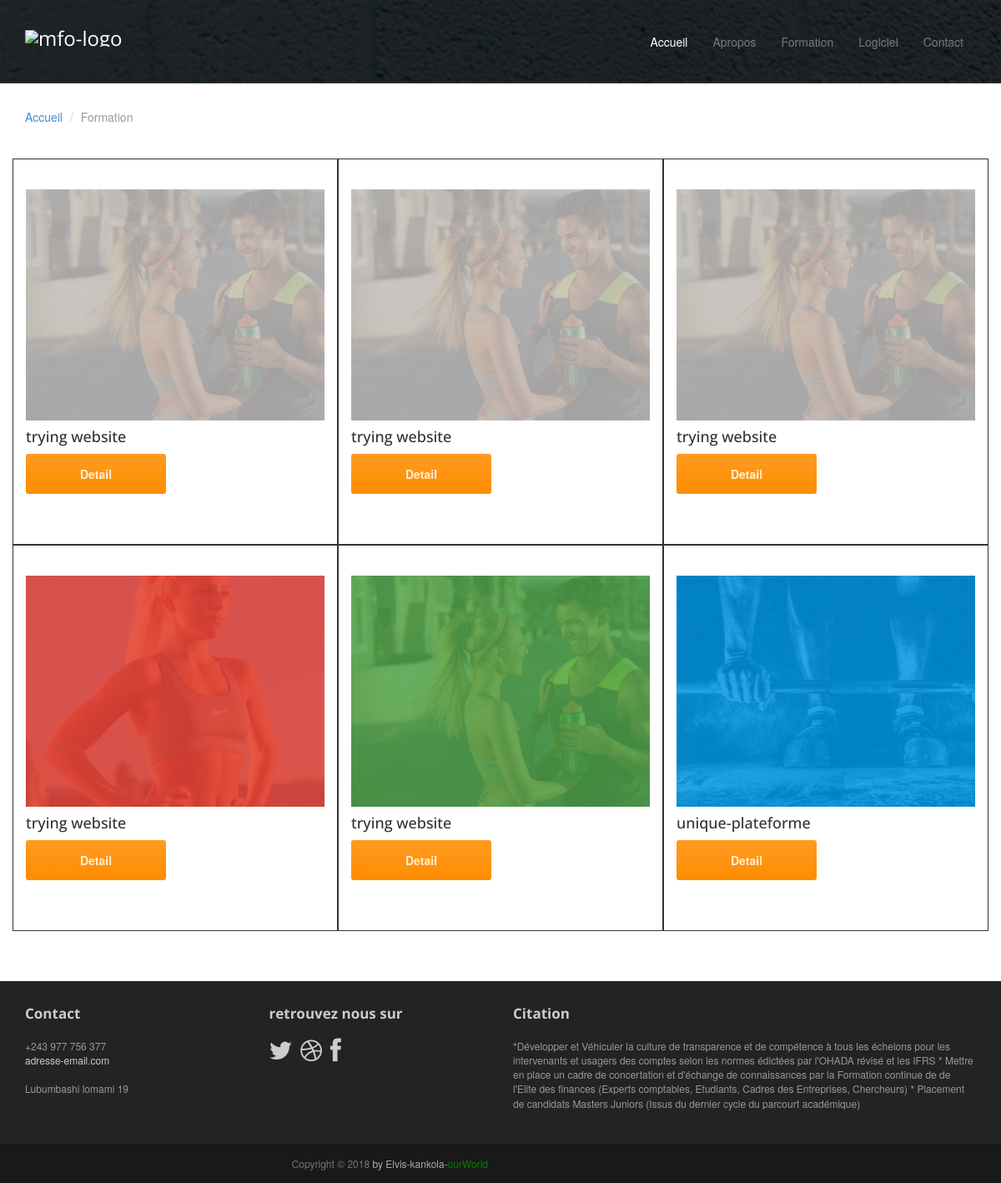
The page /index.php/welcome/formation on the database its author committed.
### tables this page shows
CREATE TABLE `mfo_formation` (
  `id_formation` int(11) NOT NULL,
  `titre_formation` varchar(255) NOT NULL,
  `description_formation` text NOT NULL,
  `file_formation` varchar(255) NOT NULL
);

### application/controllers/Welcome.php (called while the page is built, shortened)
<?php
class Welcome extends CI_Controller {
	public function formation(){
		$data['form'] = $this->main_model->Get_All_Formation();
		$this->load->view('formation',$data);
	}
}

### index.php (called while the page is built, shortened)
<?php
require_once BASEPATH.'core/CodeIgniter.php';

### application/models/Main_model.php (called while the page is built, shortened)
<?php
    class Main_model extends CI_Model {
        private $table_formation = 'mfo_formation';
        public function Get_All_Formation(){
            return $this->db->select()->order_by('id_formation','desc')->get($this->table_formation)->result();
        }
    }

### application/views/formation.php (the view, shortened to what this page needs)
<!DOCTYPE html>
<html lang="en"><head>
	<link rel="stylesheet" href="<?php echo base_url('assets/css/bootstrap.min.css');?>">
	<link rel="stylesheet" href="<?php echo base_url('assets/css/font-awesome.min.css');?>">
	<link rel="stylesheet" href="<?php echo base_url('assets/css/bootstrap-theme.css');?>" media="screen" >
	<link rel="stylesheet" href="<?php echo base_url('assets/css/main.css');?>">
</head>
<body>
	<div class="navbar navbar-inverse navbar-fixed-top headroom" >
            <div class="container">
                <div class="navbar-header">
                    <a class="navbar-brand" href="<?php echo base_url();?>"><img src="<?php echo base_url('assets/images/logo.png');?>" alt="mfo-logo"></a>
                </div>
                <div class="navbar-collapse collapse">
					<ul class="nav navbar-nav pull-right">
						<li class="active"><a href="<?php echo base_url();?>">Accueil</a></li>
						<li><a href="<?php echo base_url('index.php/welcome/apropos');?>">Apropos</a></li>
						<li>
							<a href="<?php echo base_url('index.php/welcome/formation');?>">Formation</a>
						</li>
						<li>
							<a href="<?php echo base_url('index.php/welcome/application');?>">Logiciel</a>
						</li>
						<li><a href="<?php echo base_url('index.php/welcome/contact');?>">Contact</a></li>
					</ul>
                </div>
            </div>
		</div>
	<?php if($form):?>
	<header id="head" class="secondary"></header>
	<div class="container">
		<ol class="breadcrumb">
			<li><a href="index.html">Accueil</a></li>
            <li class="active">Formation</li>
		</ol><br><br>
		<div class="row">
			<?php foreach($form as $value):?>
			<aside class="col-md-4 sidebar sidebar-left">
				<div class="row widget">
					<div class="col-xs-12">
						<p><img src="<?php echo base_url($value->file_formation);?>" alt=""></p>
						<h4><?php echo $value->titre_formation;?></h4>
						<p><a href="<?php echo base_url('index.php/welcome/detail_formation/').$value->id_formation;?>" class="btn btn-action btn-lg" role="button" >Detail</a></p>
					</div>
				</div>
			</aside>
			<?php endforeach?>
		</div>
	</div>
	<?php else:?>
		<h2 style="text-align:center;"> Pas de Formation</h2>
	<?php endif?>
	<footer id="footer" class="top-space">
			<div class="footer1">
				<div class="container">
					<div class="row">
						<div class="col-md-3 widget">
							<h3 class="widget-title">Contact</h3>
							<div class="widget-body">
								<p>+243 977 756 377<br>
									<a href="mailto:#">adresse-email.com</a><br>
									<br>
									Lubumbashi lomami 19
								</p>
							</div>
						</div>
						<div class="col-md-3 widget">
							<h3 class="widget-title">retrouvez nous sur</h3>
							<div class="widget-body">
								<p class="follow-me-icons">
									<a href=""><i class="fa fa-twitter fa-2"></i></a>
									<a href=""><i class="fa fa-dribbble fa-2"></i></a>
									<a href=""><i class="fa fa-facebook fa-2"></i></a>
								</p>
							</div>
						</div>
						<div class="col-md-6 widget">
							<h3 class="widget-title">Citation</h3>
							<div class="widget-body">
								<p>
									*Développer et Véhiculer la culture de transparence et de compétence à tous les échelons pour les
									intervenants et usagers des comptes selon les normes édictées par l'OHADA révisé et les IFRS
									* Mettre en place un cadre de concertation et d'échange de connaissances par la Formation continue de
									de l'Elite des finances (Experts comptables, Etudiants, Cadres des Entreprises, Chercheurs)
									* Placement de candidats Masters Juniors (Issus du dernier cycle du parcourt académique)
								</p>
							</div>
						</div>
					</div>
				</div>
			</div>
			<div class="footer2">
				<div class="container">
					<div class="row">
						<div class="col-md-6 widget">
							<div class="widget-body">
								<p class="text-right">
									Copyright &copy; 2018 <a href="mailto:elviskankola1@gmail.com">by Elvis-kankola-<span style="color:green">ourWorld</span></a>
								</p>
							</div>
						</div>
					</div>
				</div>
			</div>
		</footer>
</body>
</html>

### assets/css/main.css (style rules this page uses)
#head { background:#181015 url( ../images/bg_header.jpg) no-repeat; background-size: cover; min-height:520px; text-align: center; padding-top:240px; color:white; font-family:"Open sans", Helvetica, Arial; font-weight:300; }
#head.secondary { height:100px; min-height: 100px; padding-top:0px; }
.headroom { -webkit-transition: all 0.4s ease-out; -moz-transition: all 0.4s ease-out; -o-transition: all 0.4s ease-out; transition: all 0.4s ease-out; }
h1, h2, h3, h4, h5, h6 { font-family:"Open sans", Helvetica, Arial; }
h1, .h1, h2, .h2, h3, .h3 { margin-top:30px; }
.breadcrumb { background:none; padding:0; margin:30px 0 0px 0; }
.top-space { margin-top: 60px; }
img { max-width:100%; }
.sidebar { padding-top:36px; padding-bottom:30px; }
.sidebar .widget { margin-bottom:20px; }
.footer1 { background: #232323; padding: 30px 0 0 0; font-size: 12px; color: #999; }
.footer1 a { color: #ccc; }
.footer1 .widget { margin-bottom:30px; }
.footer1 .widget-title { font-size: 17px; font-weight: bold; color: #ccc; margin: 0 0 20px; }
.follow-me-icons { font-size:30px; }
.follow-me-icons i { float:left; margin:0 10px 0 0; }
.footer2 { background: #191919; padding: 15px 0; color: #777; font-size: 12px; }
.footer2 a { color: #aaa; }
.footer2 p { margin: 0; }

### application/views/formation.php (style rules this page uses)
aside { border: solid 0.1px; }

### rows shown on the page
mfo_formation: file_formation (picture), titre_formation "trying website"
mfo_formation: file_formation (picture), titre_formation "trying website"
mfo_formation: file_formation (picture), titre_formation "trying website"
mfo_formation: file_formation (picture), titre_formation "trying website"
mfo_formation: file_formation (picture), titre_formation "trying website"
mfo_formation: file_formation (picture), titre_formation "unique-plateforme"
